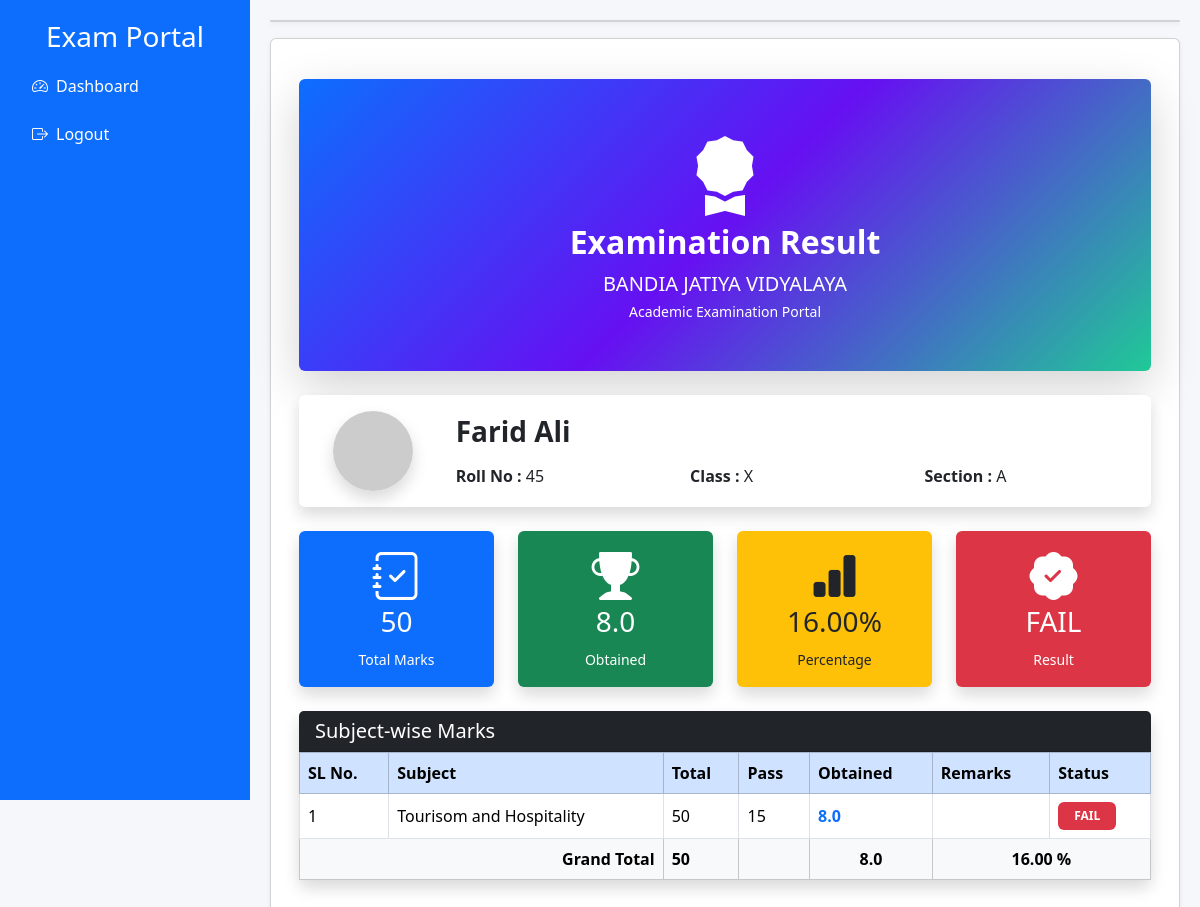
The app's page /student_result_show/2 (signed in) with its own data.
### application/model.py (models this page shows, shortened)
class User(db.Model, UserMixin):
    __tablename__ = "users"
    id = db.Column(db.Integer, primary_key=True)
    role = db.Column(db.String(20), nullable=False)       # Admin / Staff / Student
    name = db.Column(db.String(100), nullable=False)
    email = db.Column(db.String(100), unique=True, nullable=False)
    password = db.Column(db.String(255), nullable=False)
    is_active = db.Column(db.Boolean, default=True)
    created_at = db.Column(db.DateTime, default=datetime.utcnow)
    staff = db.relationship("Staff",back_populates="user",uselist=False,cascade="all, delete-orphan")
    student = db.relationship("Student",back_populates="user",uselist=False,cascade="all, delete-orphan")

class Student(db.Model):
    __tablename__ = "students"
    id = db.Column(db.Integer, primary_key=True)
    user_id = db.Column(db.Integer,db.ForeignKey("users.id"), unique=True, nullable=False )
    roll_no = db.Column(db.String(20), nullable=False)
    class_id = db.Column(db.Integer,db.ForeignKey("classes.id"),nullable=False)
    phone = db.Column(db.String(15))
    user = db.relationship("User", back_populates="student")
    marks = db.relationship("Mark",back_populates="student",cascade="all, delete-orphan")
    school_class = db.relationship("SchoolClass",back_populates="students")
    fee_collections = db.relationship("FeeCollection",back_populates="student",cascade="all, delete-orphan")
    __table_args__ = (
        db.UniqueConstraint(
            "roll_no",
            "class_id",
            name="unique_roll_per_section"
        ),
    )

class SchoolClass(db.Model):
    __tablename__ = "classes"
    id = db.Column(db.Integer, primary_key=True)
    name = db.Column(db.String(20), nullable=False)
    section = db.Column(db.String(10), nullable=False)
    students = db.relationship("Student",back_populates="school_class",cascade="all, delete-orphan")
    subjects = db.relationship("Subject",back_populates="school_class",cascade="all, delete-orphan" )
    fee_types = db.relationship("FeeType",back_populates="school_class",cascade="all, delete-orphan")
    __table_args__ = (
        db.UniqueConstraint(
            "name",
            "section",
            name="unique_class_section"
        ),
    )

class Mark(db.Model):
    __tablename__ = "marks"
    id = db.Column(db.Integer, primary_key=True)
    student_id = db.Column(db.Integer,db.ForeignKey("students.id"),nullable=False )
    exam_id = db.Column(db.Integer,db.ForeignKey("exams.id"), nullable=False )
    marks_obtained = db.Column(db.Float, nullable=False,default=0)
    grade = db.Column(db.String(5))
    remarks = db.Column(db.String(100))
    created_at = db.Column(db.DateTime, default=datetime.utcnow)
    student = db.relationship("Student", back_populates="marks")
    exam = db.relationship("Exam", back_populates="marks")
    __table_args__ = (
        db.UniqueConstraint(
            "student_id",
            "exam_id",
            name="unique_student_exam"
        ),
    )

class Subject(db.Model):
    __tablename__ = "subjects"
    id = db.Column(db.Integer, primary_key=True)
    name = db.Column(db.String(50), nullable=False)
    class_id = db.Column(db.Integer,db.ForeignKey("classes.id"),nullable=False)
    school_class = db.relationship("SchoolClass",back_populates="subjects")
    exams = db.relationship("Exam", back_populates="subject",cascade="all, delete-orphan" )
    staff = db.relationship("Staff",back_populates="subject" , uselist = False )

class Exam(db.Model):
    __tablename__ = "exams"
    id = db.Column(db.Integer, primary_key=True)
    name = db.Column(db.String(100), nullable=False)
    subject_id = db.Column(db.Integer,  db.ForeignKey("subjects.id"),nullable=False )
    exam_date = db.Column(db.Date, nullable=False)
    total_marks = db.Column(db.Integer, nullable=False)
    pass_marks = db.Column(db.Integer, nullable=False)
    staff_id = db.Column(db.Integer,db.ForeignKey("staffs.id"),nullable=False)
    created_at = db.Column(db.DateTime, default=datetime.utcnow)
    subject = db.relationship("Subject", back_populates="exams")
    staff = db.relationship("Staff", back_populates="exams")
    marks = db.relationship("Mark",back_populates="exam",cascade="all, delete-orphan")
    fee_collections = db.relationship("FeeCollection", back_populates="exam",cascade="all, delete-orphan")

### application/controler.py (the view)
@app.route("/student_result_show/<int:student_id>" , methods=['POST','GET'])
@login_required
def student_result_show(student_id):
    if current_user.role is None or current_user.role != "student":
            flash("Only Student can access this page.", "danger")
            return redirect(url_for("login"))
    student = Student.query.get_or_404(student_id)
    marks = (
        Mark.query
        .filter_by(student_id=student.id)
        .join(Exam)
        .order_by(Exam.exam_date)
        .all()
    )
    return render_template(
        "student/student_result.html",
        student=student,
        marks=marks,
    )

### application/controler.py (called while the page is built)
@login_manager.user_loader
def load_user(user_id):
    return User.query.get(int(user_id))

### templates/student/student_result.html (shortened to what this page needs)
{% extends "student/student_dashboard.html" %}
{% block content %}
{% set total = namespace(value=0) %}
{% set obtained = namespace(value=0) %}
{% set failed = namespace(value=false) %}
{% for mark in marks %}
    {% set total.value = total.value + mark.exam.total_marks %}
    {% set obtained.value = obtained.value + mark.marks_obtained %}
    {% if mark.marks_obtained < mark.exam.pass_marks %}
        {% set failed.value = true %}
    {% endif %}
{% endfor %}
{% set percentage = (obtained.value / total.value * 100) if total.value > 0 else 0 %}
<div class="container py-4">
    <div class="card border-0 shadow-lg mb-4 overflow-hidden">
        <div class="card-body text-center text-white py-5"
            style="background:linear-gradient(135deg,#0d6efd,#6610f2,#20c997);">
            <i class="bi bi-award-fill display-1 mb-3"></i>
            <h2 class="fw-bold">
                Examination Result
            </h2>
            <p class="fs-5 mb-0">
                BANDIA JATIYA VIDYALAYA
            </p>
            <small>Academic Examination Portal</small>
        </div>
    </div>
    <div class="card shadow border-0 mb-4">
        <div class="card-body">
            <div class="row align-items-center">
                <div class="col-md-2 text-center">
                    <img src="https://ui-avatars.com/api/?name={{student.user.name}}&background=0d6efd&color=fff&size=128"
                        class="rounded-circle shadow">
                </div>
                <div class="col-md-10">
                    <h3 class="fw-bold">
                        {{ student.user.name }}
                    </h3>
                    <div class="row mt-3">
                        <div class="col-md-4">
                            <strong>Roll No :</strong>
                            {{ student.roll_no }}
                        </div>
                        <div class="col-md-4">
                            <strong>Class :</strong>
                            {{ student.school_class.name }}
                        </div>
                        <div class="col-md-4">
                            <strong>Section :</strong>
                            {{ student.school_class.section }}
                        </div>
                    </div>
                </div>
            </div>
        </div>
    </div>
    <div class="row g-4 mb-4">
        <div class="col-md-3">
            <div class="card border-0 shadow bg-primary text-white">
                <div class="card-body text-center">
                    <i class="bi bi-journal-check display-5"></i>
                    <h3>{{ total.value }}</h3>
                    <small>Total Marks</small>
                </div>
            </div>
        </div>
        <div class="col-md-3">
            <div class="card border-0 shadow bg-success text-white">
                <div class="card-body text-center">
                    <i class="bi bi-trophy-fill display-5"></i>
                    <h3>{{ obtained.value }}</h3>
                    <small>Obtained</small>
                </div>
            </div>
        </div>
        <div class="col-md-3">
            <div class="card border-0 shadow bg-warning text-dark">
                <div class="card-body text-center">
                    <i class="bi bi-bar-chart-fill display-5"></i>
                    <h3>{{ "%.2f"|format(percentage) }}%</h3>
                    <small>Percentage</small>
                </div>
            </div>
        </div>
        <div class="col-md-3">
            <div class="card border-0 shadow {% if failed.value %}bg-danger{% else %}bg-info{% endif %} text-white">
                <div class="card-body text-center">
                    <i class="bi bi-patch-check-fill display-5"></i>
                    <h3>
                        {% if failed.value %}
                        FAIL
                        {% else %}
                        PASS
                        {% endif %}
                    </h3>
                    <small>Result</small>
                </div>
            </div>
        </div>
    </div>
    <div class="card shadow border-0">
        <div class="card-header bg-dark text-white">
            <h5 class="mb-0">
                Subject-wise Marks
            </h5>
        </div>
        <div class="table-responsive">
            <table class="table table-hover table-bordered align-middle mb-0">
                <thead class="table-primary">
                    <tr>
                        <th>SL No.</th>
                        <th>Subject</th>
                        <th>Total</th>
                        <th>Pass</th>
                        <th>Obtained</th>
                        <th>Remarks</th>
                        <th>Status</th>
                    </tr>
                </thead>
                <tbody>
                    {% for mark in marks %}
                    <tr>
                        <td>{{ loop.index }}</td>
                        <td>{{ mark.exam.subject.name }}</td>
                        <td>{{ mark.exam.total_marks }}</td>
                        <td>{{ mark.exam.pass_marks }}</td>
                        <td class="fw-bold text-primary">
                            {{ mark.marks_obtained }}
                        </td>
                        <td>{{ mark.remarks }}</td>
                        <td>
                            {% if mark.marks_obtained >= mark.exam.pass_marks %}
                            <span class="badge bg-success px-3 py-2">
                                PASS
                            </span>
                            {% else %}
                            <span class="badge bg-danger px-3 py-2">
                                FAIL
                            </span>
                            {% endif %}
                        </td>
                    </tr>
                    {% endfor %}
                </tbody>
                <tfoot class="table-light">
                    <tr>
                        <th colspan="2" class="text-end">
                            Grand Total
                        </th>
                        <th>{{ total.value }}</th>
                        <th colspan="1" class="text-end "></th>
                        <th colspan="1" class="text-end text-center">{{ obtained.value }}</th>
                        <th colspan="2" class="text-center">
                            {{ "%.2f"|format(percentage) }} %
                        </th>
                    </tr>
                </tfoot>
            </table>
        </div>
    </div>
</div>
{% endblock %}

### templates/student/student_dashboard.html (style rules this page uses)
body { background: #f5f7fb }

### records on screen
User: user.name "Farid Ali"
Student: roll_no "45"
SchoolClass: school_class.name "X", school_class.section "A"
Mark: exam.subject.name "Tourisom and Hospitality", exam.total_marks "50", exam.pass_marks "15", marks_obtained "8.0", shows "FAIL"

### other values on screen
{{ total.value }} "50"
{{ obtained.value }} "8.0"
{{ "%.2f"|format(percentage) }} "16.00"
